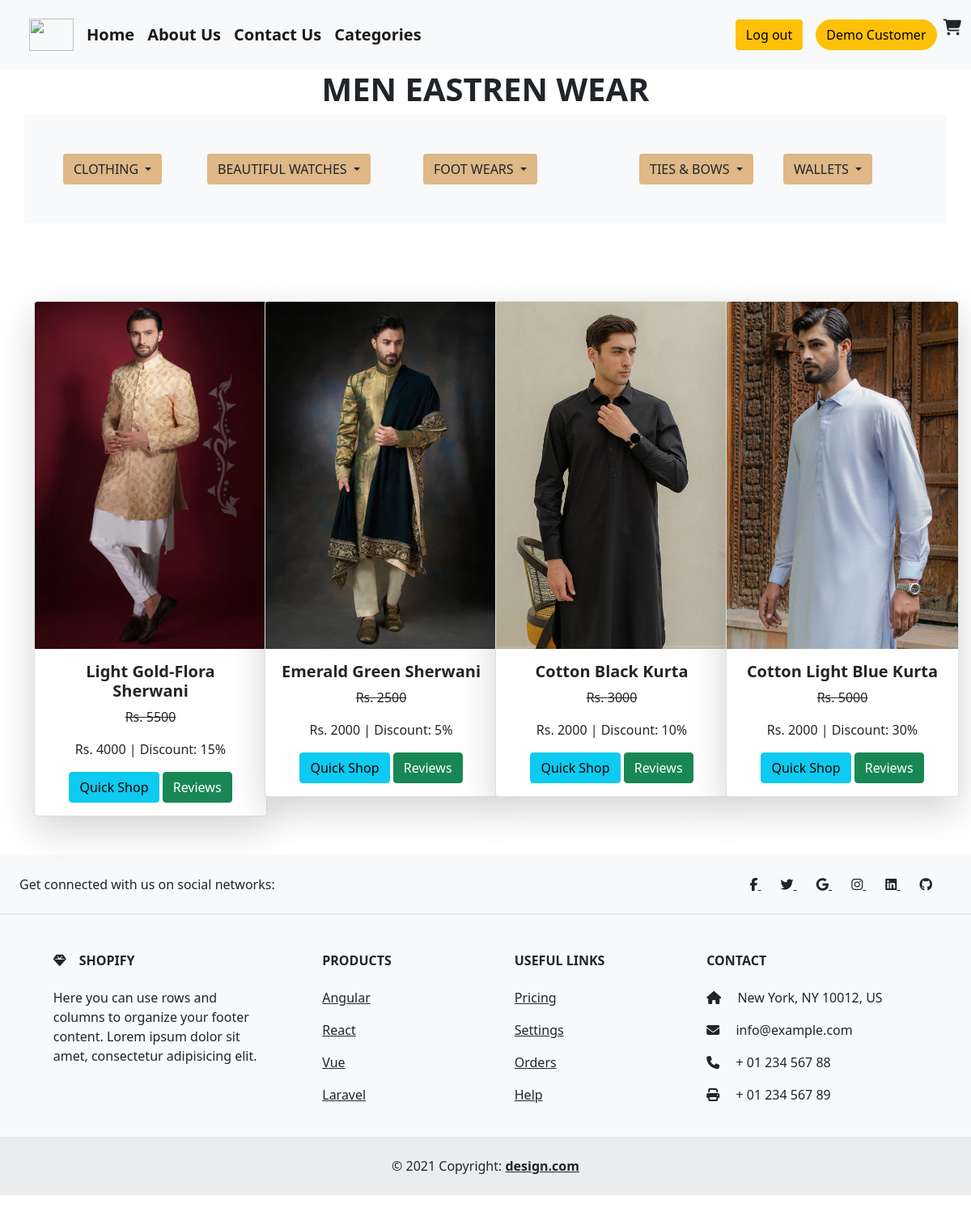
The page /man-eastren-wear.php (signed in) on the database its author committed.
### tables this page shows
CREATE TABLE `details` (
  `id` int(255) NOT NULL AUTO_INCREMENT,
  `name` varchar(255) NOT NULL,
  `description` varchar(255) NOT NULL,
  `dead` varchar(255) NOT NULL,
  `sale` varchar(255) NOT NULL,
  `total` varchar(255) NOT NULL,
  `category` varchar(255) NOT NULL,
  `sub-category` varchar(255) NOT NULL,
  `image` varchar(255) NOT NULL,
  `slider_1` varchar(255) NOT NULL,
  `slider_2` varchar(255) NOT NULL,
  `slider_3` varchar(255) NOT NULL,
  PRIMARY KEY (`id`)
);

### helpers.php (called while the page is built, shortened)
<?php
if (!function_exists('esc')) {
    function e($value)
    {
        return htmlspecialchars((string) $value, ENT_QUOTES, 'UTF-8');
    }
}

### man-eastren-wear.php (the view, shortened to what this page needs)
<?php require_once __DIR__ . '/helpers.php'; ?>
<?php
if (!isset($_SESSION['aid'])) {
    header('location:loginn.php'); exit;
} else {
    $name = $_SESSION['name'];
}
?>
<!DOCTYPE html>
<html lang="en">
<head>
    <link href="https://cdn.jsdelivr.net/npm/bootstrap@5.0.2/dist/css/bootstrap.min.css" rel="stylesheet">
    <link rel="stylesheet" href="https://cdnjs.cloudflare.com/ajax/libs/font-awesome/6.4.2/css/all.min.css">
</head>
<body>
    <nav class="navbar navbar-expand-lg navbar-light bg-light">
        <div class="container-fluid fw-bold">
            <a class="navbar-brand ms-4 rounded-circle" href="#"> <img src="./shopping-cart.png" alt="" height="40px" width="55px"></a>
            <div class="collapse navbar-collapse" id="navbarSupportedContent">
                <ul class="navbar-nav me-auto mb-2 mb-lg-0">
                    <li class="nav-item">
                        <a class="navbar-brand" href="./index1.php">Home</a>
                    </li>
                    <li class="nav-item">
                        <a class="navbar-brand" href="./about1.php">About Us</a>
                    </li>
                    <li class="nav-item">
                        <a class="navbar-brand" href="./contect1.php">Contact Us</a>
                    </li>
                    <li class="nav-item">
                        <a class="navbar-brand" href="./categories1.php">Categories</a>
                    </li>
                </ul>
                <ul style="list-style-type: none;" class="mt-3">
                    <li class="nav-item">
                        <a class="navbar-brand" href="./logout.php"><button class="btn btn-warning">Log out</button></a>
                    </li>
                </ul>
                <form class="d-flex">
                <button class="btn btn-warning rounded-pill me-2"><?php echo e($name); ?></button>
                    <i class="fa fa-cart-shopping fs-5"></i>
                </form>
            </div>
        </div>
    </nav>
    <div class="container">
        <div class="row">
            <div class="col-lg-12 col-md-12">
                <h1 class="text-center fw-bold">MEN EASTREN WEAR</h1>
            </div>
        </div>
    </div>
    <div class="container bg-light p-5">
        <div class="dropdwn row">
            <div class=" arrival col-lg-2 col-md-4">
                <div class="dropdown">
                    <button class="btn dropdown-toggle" type="button" id="dropdownMenuButton1" data-bs-toggle="dropdown" aria-expanded="false" style="background-color:burlywood;">
                        CLOTHING
                    </button>
                </div>
            </div>
            <div class="drp-boys col-lg-3 col-md-4">
                <div class="dropdown">
                    <button class="btn dropdown-toggle" type="button" id="dropdownMenuButton1" data-bs-toggle="dropdown" aria-expanded="false" style="background-color:burlywood;">
                        BEAUTIFUL WATCHES
                    </button>
                </div>
            </div>
            <div class="toddler-kids col-lg-3 col-md-4">
                <div class="dropdown">
                    <button class="btn dropdown-toggle" type="button" id="dropdownMenuButton1" data-bs-toggle="dropdown" aria-expanded="false" style="background-color:burlywood;">
                        FOOT WEARS
                    </button>
                </div>
            </div>
            <div class="drp-girls col-lg-2 col-md-4">
                <div class="dropdown">
                    <button class="btn dropdown-toggle" type="button" id="dropdownMenuButton1" data-bs-toggle="dropdown" aria-expanded="false" style="background-color:burlywood;">
                        TIES & BOWS
                    </button>
                </div>
            </div>
            <div class="eastren col-lg-2 col-md-4">
                <div class="dropdown">
                    <button class="btn dropdown-toggle" type="button" id="dropdownMenuButton1" data-bs-toggle="dropdown" aria-expanded="false" style="background-color:burlywood;">
                        WALLETS
                    </button>
                </div>
            </div>
        </div>
    </div>
    <div class="container mt-5">
        <div class="row">
            <?php
            include 'conn.php';
            $select = "SELECT * FROM `details` WHERE `category` = 'eastren'";
            $query = mysqli_query($conn, $select);
            while ($result = mysqli_fetch_array($query)) {
            ?>
                <div class="col-lg-3 col-md-6 text-center mt-5">
                    <div class="card shadow-lg" style="width: 18rem;">
                        <img src="./admin/upload/<?php echo e($result['image']); ?>" class="card-img-top" alt="..." height="">
                        <div class="card-body">
                            <h5 class="card-title fw-bold"><?php echo e($result['name'])?></h5>
                            <p class="card-text"> <strike>Rs. <?php echo e($result['dead'])?></strike></p>
                            <p class="card-text"> Rs. <?php echo e($result['sale'])?> <span> | Discount: <?php echo e($result['total'])?></span></p>
                            <a href="add-to-cart2.php?id=<?php echo e($result['id']); ?>" class="btn btn-info">Quick Shop</a>
                            <a href="./product_reviews.php?id=<?php echo e($result['id']); ?>" class="btn btn-success">Reviews</a>
                        </div>
                    </div>
                </div>
            <?php
            }
            ?>
        </div>
    </div>
    <footer class="text-center text-lg-start bg-light text-dark mb-3 mt-5">
        <section class="d-flex justify-content-center justify-content-lg-between p-4 border-bottom">
            <div class="me-5 d-none d-lg-block">
                <span>Get connected with us on social networks:</span>
            </div>
            <div>
                <a href="" class="me-4 text-reset">
                    <i class="fab fa-facebook-f"></i>
                </a>
                <a href="" class="me-4 text-reset">
                    <i class="fab fa-twitter"></i>
                </a>
                <a href="" class="me-4 text-reset">
                    <i class="fab fa-google"></i>
                </a>
                <a href="" class="me-4 text-reset">
                    <i class="fab fa-instagram"></i>
                </a>
                <a href="" class="me-4 text-reset">
                    <i class="fab fa-linkedin"></i>
                </a>
                <a href="" class="me-4 text-reset">
                    <i class="fab fa-github"></i>
                </a>
            </div>
        </section>
        <section class="">
            <div class="container text-center text-md-start mt-5">
                <div class="row mt-3">
                    <div class="col-md-3 col-lg-4 col-xl-3 mx-auto mb-4">
                        <h6 class="text-uppercase fw-bold mb-4">
                            <i class="fas fa-gem me-3"></i>Shopify
                        </h6>
                        <p>
                            Here you can use rows and columns to organize your footer content. Lorem ipsum
                            dolor sit amet, consectetur adipisicing elit.
                        </p>
                    </div>
                    <div class="col-md-2 col-lg-2 col-xl-2 mx-auto mb-4">
                        <h6 class="text-uppercase fw-bold mb-4">
                            Products
                        </h6>
                        <p>
                            <a href="#!" class="text-reset">Angular</a>
                        </p>
                        <p>
                            <a href="#!" class="text-reset">React</a>
                        </p>
                        <p>
                            <a href="#!" class="text-reset">Vue</a>
                        </p>
                        <p>
                            <a href="#!" class="text-reset">Laravel</a>
                        </p>
                    </div>
                    <div class="col-md-3 col-lg-2 col-xl-2 mx-auto mb-4">
                        <h6 class="text-uppercase fw-bold mb-4">
                            Useful links
                        </h6>
                        <p>
                            <a href="#!" class="text-reset">Pricing</a>
                        </p>
                        <p>
                            <a href="#!" class="text-reset">Settings</a>
                        </p>
                        <p>
                            <a href="#!" class="text-reset">Orders</a>
                        </p>
                        <p>
                            <a href="#!" class="text-reset">Help</a>
                        </p>
                    </div>
                    <div class="col-md-4 col-lg-3 col-xl-3 mx-auto mb-md-0 mb-4">
                        <h6 class="text-uppercase fw-bold mb-4">Contact</h6>
                        <p><i class="fas fa-home me-3"></i> New York, NY 10012, US</p>
                        <p>
                            <i class="fas fa-envelope me-3"></i>
                            info@example.com
                        </p>
                        <p><i class="fas fa-phone me-3"></i> + 01 234 567 88</p>
                        <p><i class="fas fa-print me-3"></i> + 01 234 567 89</p>
                    </div>
                </div>
            </div>
        </section>
        <div class="text-center p-4" style="background-color: rgba(0, 0, 0, 0.05);">
            © 2021 Copyright:
            <a class="text-reset fw-bold" href="">design.com</a>
        </div>
    </footer>
</body>
</html>

### rows shown on the page
details: image (picture), name "Light Gold-Flora Sherwani", dead "5500", sale "4000", total "15%"
details: image (picture), name "Emerald Green Sherwani", dead "2500", sale "2000", total "5%"
details: image (picture), name "Cotton Black Kurta", dead "3000", sale "2000", total "10%"
details: image (picture), name "Cotton Light Blue Kurta", dead "5000", sale "2000", total "30%"

### other values the page prints
$name "Demo Customer"
